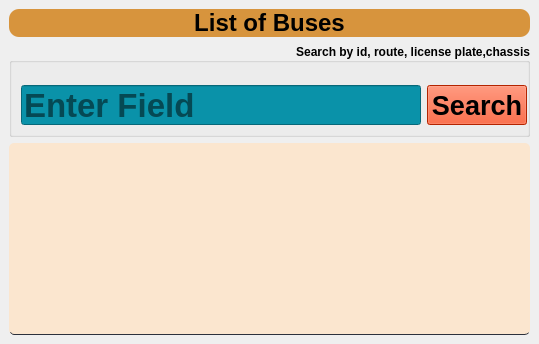
                      <widget class="QWidget" name="infoBus_right" native="true">
                       <property name="sizePolicy">
                        <sizepolicy hsizetype="Expanding" vsizetype="Expanding">
                         <horstretch>0</horstretch>
                         <verstretch>0</verstretch>
                        </sizepolicy>
                       </property>
                       <property name="layoutDirection">
                        <enum>Qt::LeftToRight</enum>
                       </property>
                       <property name="autoFillBackground">
                        <bool>false</bool>
                       </property>
                       <property name="styleSheet">
                        <string notr="true"/>
                       </property>
                       <layout class="QHBoxLayout" name="horizontalLayout_16">
                        <property name="spacing">
                         <number>0</number>
                        </property>
                        <property name="leftMargin">
                         <number>0</number>
                        </property>
                        <property name="topMargin">
                         <number>0</number>
                        </property>
                        <property name="rightMargin">
                         <number>0</number>
                        </property>
                        <property name="bottomMargin">
                         <number>0</number>
                        </property>
                        <item>
                         <widget class="QWidget" name="addBusBG" native="true">
                          <property name="sizePolicy">
                           <sizepolicy hsizetype="Expanding" vsizetype="Expanding">
                            <horstretch>0</horstretch>
                            <verstretch>0</verstretch>
                           </sizepolicy>
                          </property>
                          <property name="styleSheet">
                           <string notr="true"/>
                          </property>
                          <layout class="QVBoxLayout" name="verticalLayout_16">
                           <item>
                            <widget class="QLabel" name="label_12">
                             <property name="font">
                              <font>
                               <pointsize>18</pointsize>
                               <bold>true</bold>
                              </font>
                             </property>
                             <property name="styleSheet">
                              <string notr="true">background-color: #D7943D;
border-radius: 10px;</string>
                             </property>
                             <property name="text">
                              <string>List of Buses</string>
                             </property>
                             <property name="alignment">
                              <set>Qt::AlignCenter</set>
                             </property>
                            </widget>
                           </item>
                           <item alignment="Qt::AlignRight">
                            <widget class="QGroupBox" name="groupBox_12">
                             <property name="font">
                              <font>
                               <bold>true</bold>
                              </font>
                             </property>
                             <property name="title">
                              <string>Search by id, route, license plate,chassis</string>
                             </property>
                             <property name="alignment">
                              <set>Qt::AlignRight|Qt::AlignTrailing|Qt::AlignVCenter</set>
                             </property>
                             <layout class="QVBoxLayout" name="verticalLayout_36">
                              <property name="topMargin">
                               <number>22</number>
                              </property>
                              <property name="rightMargin">
                               <number>0</number>
                              </property>
                              <item>
                               <layout class="QVBoxLayout" name="verticalLayout_37">
                                <item>
                                 <layout class="QHBoxLayout" name="horizontalLayout_32">
                                  <item alignment="Qt::AlignLeft">
                                   <widget class="QLineEdit" name="field_searchBus">
                                    <property name="sizePolicy">
                                     <sizepolicy hsizetype="Expanding" vsizetype="Fixed">
                                      <horstretch>0</horstretch>
                                      <verstretch>0</verstretch>
                                     </sizepolicy>
                                    </property>
                                    <property name="minimumSize">
                                     <size>
                                      <width>400</width>
                                      <height>30</height>
                                     </size>
                                    </property>
                                    <property name="maximumSize">
                                     <size>
                                      <width>400</width>
                                      <height>50</height>
                                     </size>
                                    </property>
                                    <property name="font">
                                     <font>
                                      <pointsize>25</pointsize>
                                      <kerning>true</kerning>
                                     </font>
                                    </property>
                                    <property name="toolTip">
                                     <string>Search by id, route, plate</string>
                                    </property>
                                    <property name="styleSheet">
                                     <string notr="true">background-color: #0A92A9;
color:black;</string>
                                    </property>
                                    <property name="inputMethodHints">
                                     <set>Qt::ImhDate</set>
                                    </property>
                                    <property name="maxLength">
                                     <number>80</number>
                                    </property>
                                    <property name="cursorPosition">
                                     <number>0</number>
                                    </property>
                                    <property name="placeholderText">
                                     <string>Enter Field</string>
                                    </property>
                                    <property name="clearButtonEnabled">
                                     <bool>true</bool>
                                    </property>
                                   </widget>
                                  </item>
                                  <item alignment="Qt::AlignLeft">
                                   <widget class="QPushButton" name="btn_searchBus">
                                    <property name="minimumSize">
                                     <size>
                                      <width>100</width>
                                      <height>30</height>
                                     </size>
                                    </property>
                                    <property name="maximumSize">
                                     <size>
                                      <width>100</width>
                                      <height>40</height>
                                     </size>
                                    </property>
                                    <property name="font">
                                     <font>
                                      <pointsize>20</pointsize>
                                     </font>
                                    </property>
                                    <property name="whatsThis">
                                     <string>This will refresh the table if Search field is empty</string>
                                    </property>
                                    <property name="styleSheet">
                                     <string notr="true">QPushButton{
background-color: rgb(250, 50, 0);
}
QPushButton:hover {
background-color: qlineargradient(spread:pad, x1:0, y1:0.511364, x2:1, y2:0.523, stop:0 rgb(250, 50, 0), stop:1 #8BB8C7);
}</string>
                                    </property>
                                    <property name="text">
                                     <string>Search</string>
                                    </property>
                                    <property name="icon">
                                     <iconset>
                                      <normaloff>../../Desktop/Z_Layout/search.png</normaloff>../../Desktop/Z_Layout/search.png</iconset>
                                    </property>
                                    <property name="iconSize">
                                     <size>
                                      <width>30</width>
                                      <height>30</height>
                                     </size>
                                    </property>
                                   </widget>
                                  </item>
                                 </layout>
                                </item>
                               </layout>
                              </item>
                             </layout>
                            </widget>
                           </item>
                           <item>
                            <widget class="QTableWidget" name="bus_tableWidget">
                             <property name="sizePolicy">
                              <sizepolicy hsizetype="Expanding" vsizetype="Expanding">
                               <horstretch>0</horstretch>
                               <verstretch>0</verstretch>
                              </sizepolicy>
                             </property>
                             <property name="palette">
                              <palette>
                               <active>
                                <colorrole role="WindowText">
                                 <brush brushstyle="SolidPattern">
                                  <color alpha="255">
                                   <red>0</red>
                                   <green>0</green>
                                   <blue>0</blue>
                                  </color>
                                 </brush>
                                </colorrole>
                                <colorrole role="Button">
                                 <brush brushstyle="SolidPattern">
                                  <color alpha="255">
                                   <red>251</red>
                                   <green>230</green>
                                   <blue>207</blue>
                                  </color>
                                 </brush>
                                </colorrole>
                                <colorrole role="Text">
                                 <brush brushstyle="SolidPattern">
                                  <color alpha="255">
                                   <red>0</red>
                                   <green>0</green>
                                   <blue>0</blue>
                                  </color>
                                 </brush>
                                </colorrole>
                                <colorrole role="ButtonText">
                                 <brush brushstyle="SolidPattern">
                                  <color alpha="255">
                                   <red>0</red>
                                   <green>0</green>
                                   <blue>0</blue>
                                  </color>
                                 </brush>
                                </colorrole>
                                <colorrole role="Base">
                                 <brush brushstyle="SolidPattern">
                                  <color alpha="255">
                                   <red>251</red>
                                   <green>230</green>
                                   <blue>207</blue>
                                  </color>
                                 </brush>
                                </colorrole>
                                <colorrole role="Window">
                                 <brush brushstyle="SolidPattern">
                                  <color alpha="255">
                                   <red>251</red>
                                   <green>230</green>
                                   <blue>207</blue>
                                  </color>
                                 </brush>
                                </colorrole>
                                <colorrole role="PlaceholderText">
                                 <brush brushstyle="SolidPattern">
                                  <color alpha="255">
                                   <red>0</red>
                                   <green>0</green>
                                   <blue>0</blue>
                                  </color>
                                 </brush>
                                </colorrole>
                               </active>
                               <inactive>
                                <colorrole role="WindowText">
                                 <brush brushstyle="SolidPattern">
                                  <color alpha="255">
                                   <red>0</red>
                                   <green>0</green>
                                   <blue>0</blue>
                                  </color>
                                 </brush>
                                </colorrole>
                                <colorrole role="Button">
                                 <brush brushstyle="SolidPattern">
                                  <color alpha="255">
                                   <red>251</red>
                                   <green>230</green>
                                   <blue>207</blue>
                                  </color>
                                 </brush>
                                </colorrole>
                                <colorrole role="Text">
                                 <brush brushstyle="SolidPattern">
                                  <color alpha="255">
                                   <red>0</red>
                                   <green>0</green>
                                   <blue>0</blue>
                                  </color>
                                 </brush>
                                </colorrole>
                                <colorrole role="ButtonText">
                                 <brush brushstyle="SolidPattern">
                                  <color alpha="255">
                                   <red>0</red>
                                   <green>0</green>
                                   <blue>0</blue>
                                  </color>
                                 </brush>
                                </colorrole>
                                <colorrole role="Base">
                                 <brush brushstyle="SolidPattern">
                                  <color alpha="255">
                                   <red>251</red>
                                   <green>230</green>
                                   <blue>207</blue>
                                  </color>
                                 </brush>
                                </colorrole>
                                <colorrole role="Window">
                                 <brush brushstyle="SolidPattern">
                                  <color alpha="255">
                                   <red>251</red>
                                   <green>230</green>
                                   <blue>207</blue>
                                  </color>
                                 </brush>
                                </colorrole>
                                <colorrole role="PlaceholderText">
                                 <brush brushstyle="SolidPattern">
                                  <color alpha="255">
                                   <red>0</red>
                                   <green>0</green>
                                   <blue>0</blue>
                                  </color>
                                 </brush>
                                </colorrole>
                               </inactive>
                               <disabled>
                                <colorrole role="WindowText">
                                 <brush brushstyle="SolidPattern">
                                  <color alpha="255">
                                   <red>0</red>
                                   <green>0</green>
                                   <blue>0</blue>
                                  </color>
                                 </brush>
                                </colorrole>
                                <colorrole role="Button">
                                 <brush brushstyle="SolidPattern">
                                  <color alpha="255">
                                   <red>251</red>
                                   <green>230</green>
                                   <blue>207</blue>
                                  </color>
                                 </brush>
                                </colorrole>
                                <colorrole role="Text">
                                 <brush brushstyle="SolidPattern">
                                  <color alpha="255">
                                   <red>0</red>
                                   <green>0</green>
                                   <blue>0</blue>
                                  </color>
                                 </brush>
                                </colorrole>
                                <colorrole role="ButtonText">
                                 <brush brushstyle="SolidPattern">
                                  <color alpha="255">
                                   <red>0</red>
                                   <green>0</green>
                                   <blue>0</blue>
                                  </color>
                                 </brush>
                                </colorrole>
                                <colorrole role="Base">
                                 <brush brushstyle="SolidPattern">
                                  <color alpha="255">
                                   <red>251</red>
                                   <green>230</green>
                                   <blue>207</blue>
                                  </color>
                                 </brush>
                                </colorrole>
                                <colorrole role="Window">
                                 <brush brushstyle="SolidPattern">
                                  <color alpha="255">
                                   <red>251</red>
                                   <green>230</green>
                                   <blue>207</blue>
                                  </color>
                                 </brush>
                                </colorrole>
                                <colorrole role="PlaceholderText">
                                 <brush brushstyle="SolidPattern">
                                  <color alpha="255">
                                   <red>0</red>
                                   <green>0</green>
                                   <blue>0</blue>
                                  </color>
                                 </brush>
                                </colorrole>
                               </disabled>
                              </palette>
                             </property>
                             <property name="font">
                              <font>
                               <pointsize>15</pointsize>
                               <bold>true</bold>
                              </font>
                             </property>
                             <property name="styleSheet">
                              <string notr="true">QTableWidget {	
	padding: 10px;
	border-radius: 5px;
	gridline-color: rgb(44, 49, 60);
	border-bottom: 1px solid rgb(44, 49, 60);
    background-color: #FBE6CF;
}
QTableWidget::item{
	border-color: rgb(44, 49, 60);
	padding-left: 5px;
	padding-right: 5px;
	gridline-color: rgb(44, 49, 60);
}
QTableWidget::item:selected{
	background-color: #0A92A9;
}
QScrollBar:horizontal {
    border: none;
    background: rgb(52, 59, 72);
    height: 14px;
    margin: 0px 21px 0 21px;
	border-radius: 0px;
}
 QScrollBar:vertical {
	border: none;
	background-color: #0A92A9;
    width: 14px;
    margin: 21px 0 21px 0;
	border-radius: 0px;
 }
QHeaderView::section{
	background-color: #0A92A9;
	max-width: 30px;
	border: 1px solid rgb(44, 49, 60);
	border-style: none;
    border-bottom: 1px solid rgb(44, 49, 60);
    border-right: 1px solid rgb(44, 49, 60);
}
QTableWidget::horizontalHeader {	
	background-color: #0A92A9;
}
QHeaderView::section:horizontal
{
    border: 1px solid rgb(32, 34, 42);
	background-color: #0A92A9;
	padding: 3px;
	border-top-left-radius: 7px;
    border-top-right-radius: 7px;
}
QHeaderView::section:vertical
{
	background-color: #0A92A9;
}
</string>
                             </property>
                             <property name="frameShape">
                              <enum>QFrame::NoFrame</enum>
                             </property>
                             <property name="verticalScrollBarPolicy">
                              <enum>Qt::ScrollBarAsNeeded</enum>
                             </property>
                             <property name="autoScroll">
                              <bool>true</bool>
                             </property>
                             <property name="autoScrollMargin">
                              <number>20</number>
                             </property>
                             <property name="editTriggers">
                              <set>QAbstractItemView::NoEditTriggers</set>
                             </property>
                             <property name="tabKeyNavigation">
                              <bool>true</bool>
                             </property>
                             <property name="showDropIndicator" stdset="0">
                              <bool>true</bool>
                             </property>
                             <property name="alternatingRowColors">
                              <bool>false</bool>
                             </property>
                             <property name="selectionMode">
                              <enum>QAbstractItemView::SingleSelection</enum>
                             </property>
                             <property name="selectionBehavior">
                              <enum>QAbstractItemView::SelectRows</enum>
                             </property>
                             <property name="showGrid">
                              <bool>true</bool>
                             </property>
                             <property name="gridStyle">
                              <enum>Qt::SolidLine</enum>
                             </property>
                             <property name="sortingEnabled">
                              <bool>false</bool>
                             </property>
                            </widget>
                           </item>
                          </layout>
                         </widget>
                        </item>
                       </layout>
                      </widget>
